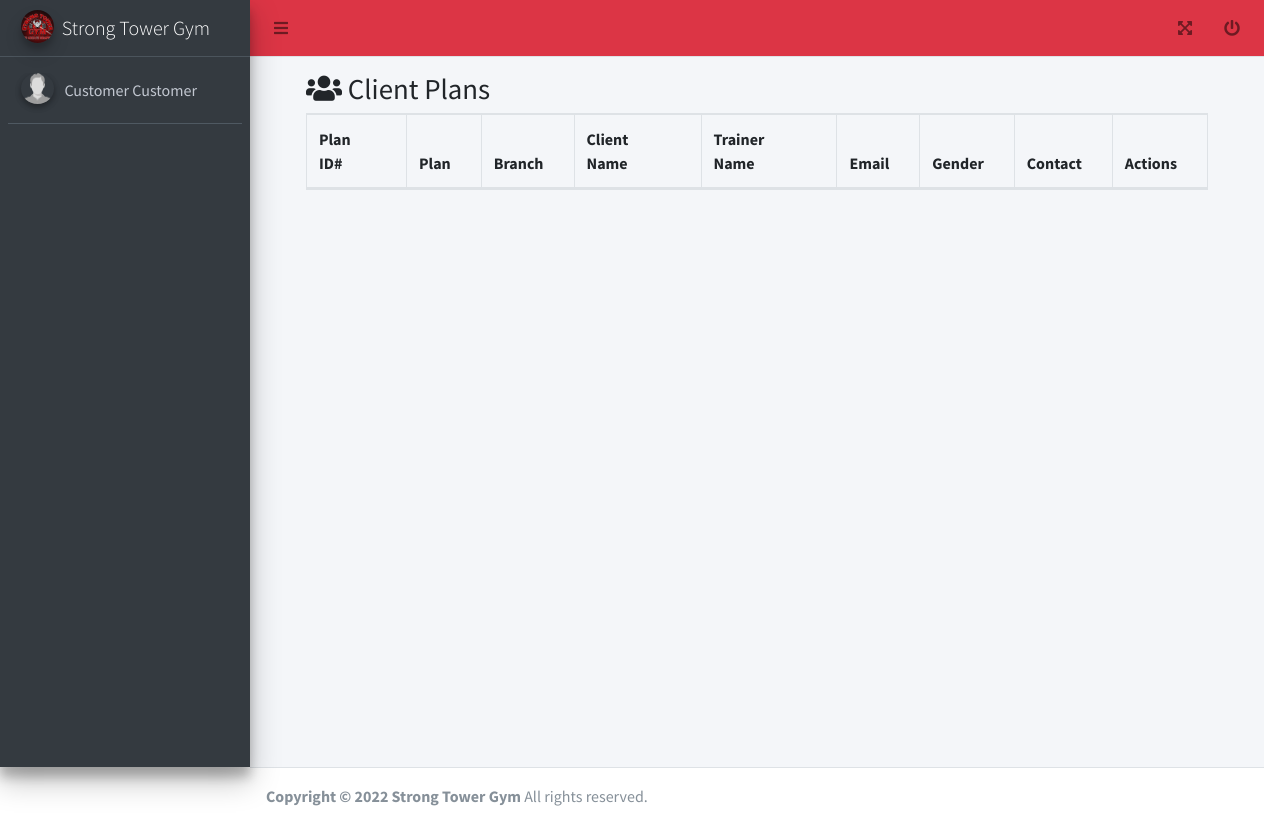
Page /admin/client_plans.php (signed in) on the earlier database version.
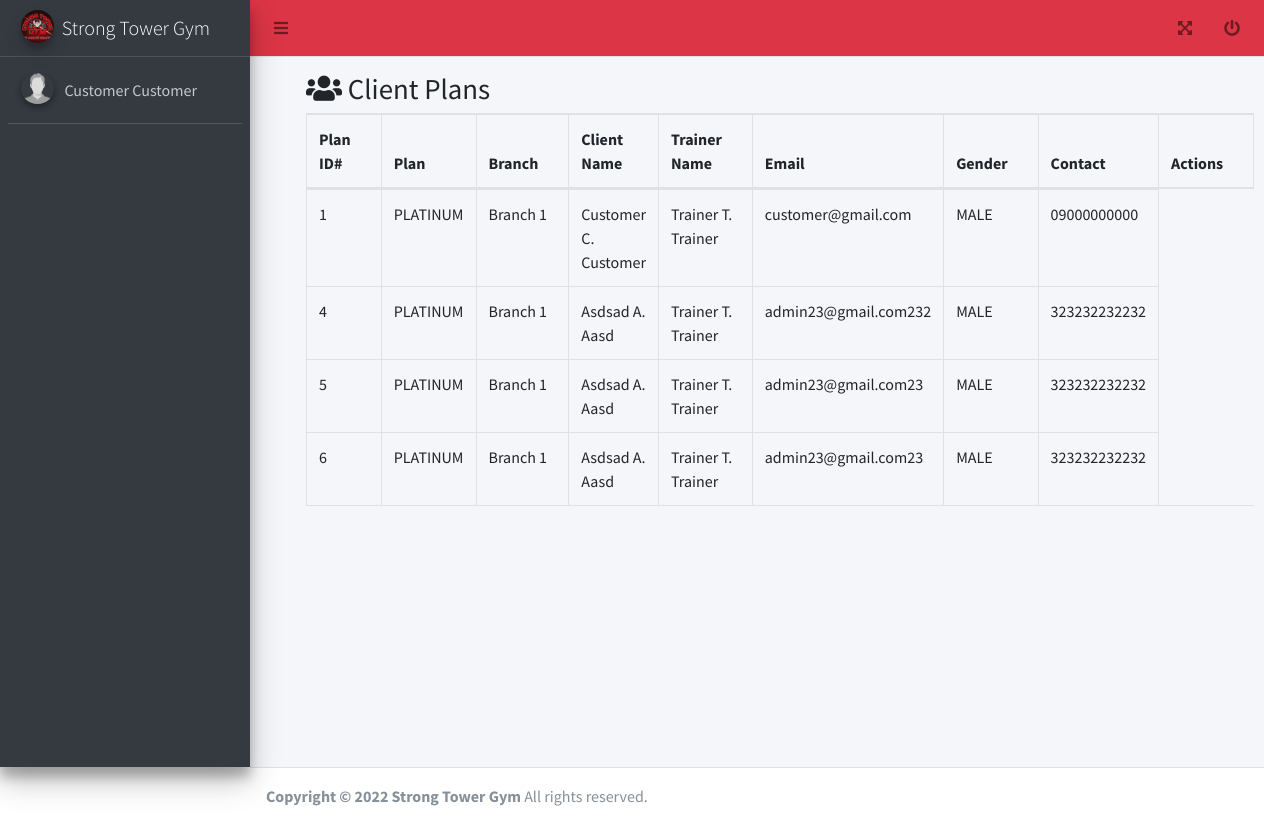
Same page on the later database version.
### tables this page shows
CREATE TABLE `tbl_client_plan` (
  `id` int(11) NOT NULL AUTO_INCREMENT,
  `client_id` int(11) DEFAULT NULL,
  `plan_id` int(11) DEFAULT NULL,
  `trainer_id` int(11) DEFAULT NULL,
  `expiration_date` date DEFAULT NULL,
  `created_date` datetime DEFAULT current_timestamp(),
  `updated_date` datetime DEFAULT current_timestamp(),
  `deleted_flag` tinyint(4) DEFAULT 0,
  PRIMARY KEY (`id`)
);

CREATE TABLE `tbl_plan` (
  `id` int(11) NOT NULL AUTO_INCREMENT,
  `name` varchar(45) DEFAULT NULL,
  `per_month` varchar(45) DEFAULT NULL,
  `per_session` varchar(45) DEFAULT NULL,
  `description` text DEFAULT NULL,
  `deleted_flag` tinyint(4) DEFAULT 0,
  `backup` text DEFAULT NULL,
  PRIMARY KEY (`id`)
);

CREATE TABLE `tbl_branch` (
  `id` int(11) NOT NULL AUTO_INCREMENT,
  `name` varchar(255) DEFAULT NULL,
  `description` text DEFAULT NULL,
  `created_date` datetime DEFAULT current_timestamp(),
  `updated_date` datetime DEFAULT current_timestamp(),
  `deleted_flag` tinyint(4) DEFAULT 0,
  `sub_title` text DEFAULT NULL,
  PRIMARY KEY (`id`)
);

CREATE TABLE `tbl_user_info` (
  `id` int(11) NOT NULL AUTO_INCREMENT,
  `first_name` varchar(255) DEFAULT NULL,
  `middle_name` varchar(45) DEFAULT NULL,
  `last_name` varchar(45) DEFAULT NULL,
  `gender_id` int(11) DEFAULT NULL,
  `contact_no` varchar(45) DEFAULT NULL,
  `picture` varchar(255) DEFAULT 'default.jpg',
  `created_date` datetime DEFAULT current_timestamp(),
  `updated_date` datetime DEFAULT current_timestamp(),
  `deleted_flag` tinyint(4) DEFAULT 0,
  `address` varchar(45) DEFAULT NULL,
  `medical_certificate` varchar(225) DEFAULT 'default.jpg',
  PRIMARY KEY (`id`)
);

CREATE TABLE `tbl_user` (
  `id` int(11) NOT NULL AUTO_INCREMENT,
  `username` varchar(255) DEFAULT NULL,
  `email` varchar(255) DEFAULT NULL,
  `password` varchar(255) DEFAULT NULL,
  `branch_id` int(11) DEFAULT NULL,
  `access_id` int(11) DEFAULT NULL,
  `client_plan_id` int(11) DEFAULT 0,
  `plan_expiration_date` date DEFAULT NULL,
  `verified` tinyint(4) DEFAULT 0,
  `created_date` datetime DEFAULT current_timestamp(),
  `updated_date` datetime DEFAULT current_timestamp(),
  `deleted_flag` tinyint(4) DEFAULT 0,
  `access` varchar(45) DEFAULT NULL,
  PRIMARY KEY (`id`)
);

CREATE TABLE `tbl_gender` (
  `id` int(11) NOT NULL AUTO_INCREMENT,
  `name` varchar(45) DEFAULT NULL,
  `created_date` datetime DEFAULT current_timestamp(),
  `updated_date` datetime DEFAULT current_timestamp(),
  `deleted_flag` tinyint(4) DEFAULT 0,
  PRIMARY KEY (`id`)
);

### functions.php (called while the page is built, shortened)
<?php
function get_list($sql)
{
  $data = array();
  $result = mysqli_query($_SESSION['conn'], $sql);
  while ($row = mysqli_fetch_assoc($result)) {
    $data[] = $row;
  }
  return $data;
}

### admin/client_plans.php (the view, shortened to what this page needs)
<?php include('header.php'); ?>
<link rel="stylesheet" href="../adminlte/plugins/datatables-bs4/css/dataTables.bootstrap4.min.css">
<link rel="stylesheet" href="../adminlte/plugins/datatables-responsive/css/responsive.bootstrap4.min.css">
<link rel="stylesheet" href="../adminlte/plugins/datatables-buttons/css/buttons.bootstrap4.min.css">
<div>
  <div class="content-wrapper">
    <div class="content-header">
      <div class="container-fluid" id="content">
        <div class="row mb-2">
          <div class="col-sm-12">
            <h1 class="m-0"><i class="fa fa-users"></i> Client Plans</h1>
          </div>
          <div class="col-sm-12">
            <table id="example2" class="table table-bordered table-hover dataTable dtr-inline" aria-describedby="example2_info">
              <thead>
                <tr>
                  <th>Plan ID#</th>
                  <th>Plan</th>
                  <th>Branch</th>
                  <th>Client Name</th>
                  <th>Trainer Name</th>
                  <th>Email</th>
                  <th>Gender</th>
                  <th>Contact</th>
                  <th>Actions</th>
                </tr>
              </thead>
              <tbody>
                <?php $where = in_array($_SESSION['user']->access_id, array(2, 3, 4)) ? " and u.branch_id = '" . $_SESSION['user']->branch_id . "'" : ""; ?>
                <?php foreach (get_list("select tp.name as 'plan',b.name as `branch`,g.name as `gender`,UPPER(a.name) as 'access',ui.*,u.*,ui2.first_name as `t_first_name`,ui2.middle_name as `t_middle_name`, ui2.last_name as `t_last_name`,tc.id from tbl_client_plan tc inner join tbl_user u on u.id = tc.client_id inner join tbl_user_info ui on ui.id = u.id inner join tbl_access a on a.id = u.access_id inner join tbl_gender g on g.id = ui.gender_id inner join tbl_branch b on b.id = u.branch_id inner join tbl_plan tp on tp.id = tc.plan_id  inner join tbl_user_info ui2 on ui2.id = tc.trainer_id where u.access_id = 4 and tc.deleted_flag = 0 $where") as $res) { ?>
                  <td><?php echo $res['id']; ?></td>
                  <td><?php echo strtoupper($res['plan']); ?></td>
                  <td><?php echo ucfirst($res['branch']); ?></td>
                  <td><?php echo ucwords($res['first_name'] . ' ' . $res['middle_name'][0] . '. ' . $res['last_name']); ?></td>
                  <td><?php echo ucwords($res['t_first_name'] . ' ' . $res['t_middle_name'][0] . '. ' . $res['t_last_name']); ?></td>
                  <td><?php echo $res['email']; ?></td>
                  <td><?php echo strtoupper($res['gender']); ?></td>
                  <td><?php echo $res['contact_no']; ?></td>
                <?php } ?>
              </tbody>
            </table>
          </div>
        </div>
      </div>
    </div>
  </div>
</div>
</div>
<?php include('footer.php'); ?>

### admin/header.php (shortened to what this page needs)
<?php
require_once('../functions.php');
?>
<!DOCTYPE html>
<html lang="en">
<head>
  <link rel="stylesheet" href="../adminlte/plugins/fontawesome-free/css/all.min.css">
  <link rel="stylesheet" href="../adminlte/plugins/datatables-bs4/css/dataTables.bootstrap4.min.css">
  <link rel="stylesheet" href="../adminlte/plugins/datatables-responsive/css/responsive.bootstrap4.min.css">
  <link rel="stylesheet" href="../adminlte/plugins/datatables-buttons/css/buttons.bootstrap4.min.css">
  <link rel="stylesheet" href="../adminlte/dist/css/adminlte.min.css">
  <link rel="stylesheet" href="../adminlte/css/admin.css">
</head>
<body class="hold-transition sidebar-mini">
  <div class="wrapper">
    <nav class="main-header navbar navbar-expand navbar-danger navbar-light">
      <ul class="navbar-nav">
        <li class="nav-item">
          <a class="nav-link" data-widget="pushmenu" href="#" role="button"><i class="fas fa-bars"></i></a>
        </li>
      </ul>
      <ul class="navbar-nav ml-auto">
        <li class="nav-item">
          <a class="nav-link" data-widget="fullscreen" href="#" role="button">
            <i class="fas fa-expand-arrows-alt"></i>
          </a>
        </li>
        <li class="nav-item">
          <a class="nav-link" data-toggle="modal" data-target="#modal-default" role="button">
            <i class="fas fa-power-off"></i>
          </a>
        </li>
      </ul>
    </nav>
    <aside class="main-sidebar elevation-4 sidebar-dark-danger">
      <a href="#" class="brand-link">
        <img src="../adminlte/dist/img/logo.jpg" alt="AdminLTE Logo" class="brand-image img-circle elevation-3" style="opacity: .8">
        <span class="brand-text font-weight-light">Strong Tower Gym</span>
      </a>
      <div class="sidebar">
        <div class="user-panel mt-3 pb-3 mb-3 d-flex">
          <div class="image">
            <img src="../profile/<?= $_SESSION['user']->picture ?>" class="img-circle elevation-2" alt="User Image">
          </div>
          <div class="info">
            <a href="#" class="d-block"><?= ucfirst($_SESSION['user']->first_name) . ' ' . ucfirst($_SESSION['user']->last_name); ?></a>
          </div>
        </div>
      </div>
    </aside>

### admin/footer.php (shortened to what this page needs)
<footer class="main-footer">
  <strong>Copyright &copy; 2022 Strong Tower Gym</strong> All rights reserved.
</footer>
</body>
</html>

### adminlte/css/admin.css (style rules this page uses)
#content { padding: 3em; padding-top: 0px; min-height: 85vh; }

Differences in the rows shown:
now on this page (row edited): tbl_client_plan: id "1", plan.name "PLATINUM", tbl_branch.name "Branch 1", tbl_user_info.first_name+middle_name+last_name "Customer C. Customer", tbl_user_info.first_name+middle_name+last_name "Trainer T. Trainer", tbl_user.email "customer@gmail.com", tbl_gender.name "MALE", tbl_user_info.contact_no "09000000000"
added tbl_client_plan: id "4", plan.name "PLATINUM", tbl_branch.name "Branch 1", tbl_user_info.first_name+middle_name+last_name "Asdsad A. Aasd", tbl_user_info.first_name+middle_name+last_name "Trainer T. Trainer", tbl_user.email "admin23@gmail.com232", tbl_gender.name "MALE", tbl_user_info.contact_no "323232232232"
added tbl_client_plan: id "5", plan.name "PLATINUM", tbl_branch.name "Branch 1", tbl_user_info.first_name+middle_name+last_name "Asdsad A. Aasd", tbl_user_info.first_name+middle_name+last_name "Trainer T. Trainer", tbl_user.email "admin23@gmail.com23", tbl_gender.name "MALE", tbl_user_info.contact_no "323232232232"
added tbl_client_plan: id "6", plan.name "PLATINUM", tbl_branch.name "Branch 1", tbl_user_info.first_name+middle_name+last_name "Asdsad A. Aasd", tbl_user_info.first_name+middle_name+last_name "Trainer T. Trainer", tbl_user.email "admin23@gmail.com23", tbl_gender.name "MALE", tbl_user_info.contact_no "323232232232"
